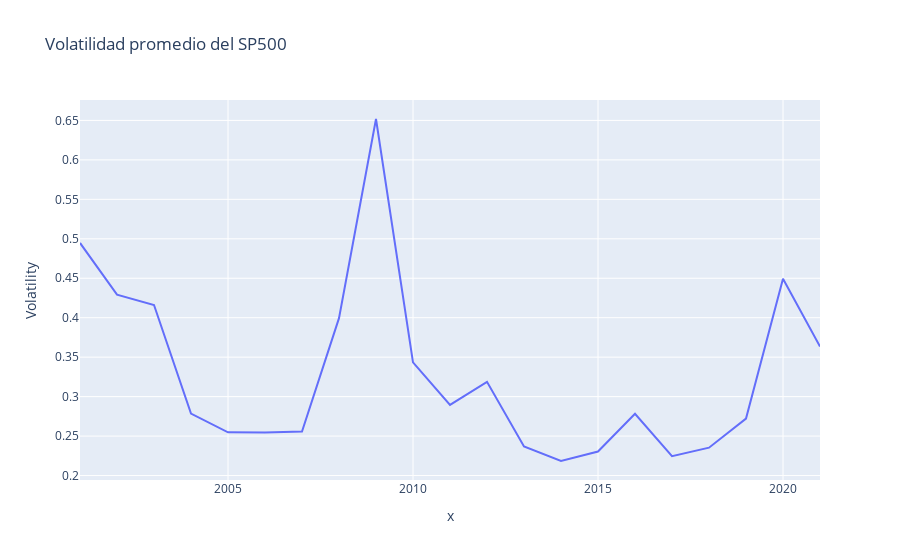

This figure's notebook cell:
### Markdown cell above
## ¿Cuáles fueron los momentos de alta volatilidad ?

### Code cell
volatility_grouped = pd.DataFrame(sp500.groupby("Year")["Volatility"].mean())
volatility_grouped.sort_index(inplace=True)
volatility_grouped
py.init_notebook_mode(connected=True)
fig = px.line(volatility_grouped.iloc[1:,:], x=volatility_grouped.iloc[1:,:].index,
              y="Volatility",title="Volatilidad promedio del SP500")
fig.show()

### Figure 1 — Plotly figure (JSON) as saved in the notebook; plotly's stock layout.template omitted (floating-point values rounded to 4 significant figures)
{"data": [{"hovertemplate": "x=%{x}<br>Volatility=%{y}<extra></extra>", "legendgroup": "", "line": {"color": "#636efa", "dash": "solid"}, "marker": {"symbol": "circle"}, "mode": "lines", "name": "", "orientation": "v", "showlegend": false, "type": "scatter", "x": [2001, 2002, 2003, 2004, 2005, 2006, 2007, 2008, 2009, 2010, 2011, 2012, 2013, 2014, 2015, 2016, 2017, 2018, 2019, 2020, 2021], "xaxis": "x", "y": [0.4948, 0.4292, 0.4162, 0.2784, 0.2548, 0.2545, 0.2557, 0.3994, 0.6518, 0.3434, 0.2895, 0.3187, 0.2369, 0.2184, 0.2305, 0.2783, 0.2246, 0.2353, 0.2722, 0.4493, 0.3635], "yaxis": "y"}], "layout": {"legend": {"tracegroupgap": 0}, "title": {"text": "Volatilidad promedio del SP500"}, "xaxis": {"anchor": "y", "domain": [0, 1], "title": {"text": "x"}}, "yaxis": {"anchor": "x", "domain": [0, 1], "title": {"text": "Volatility"}}}}
